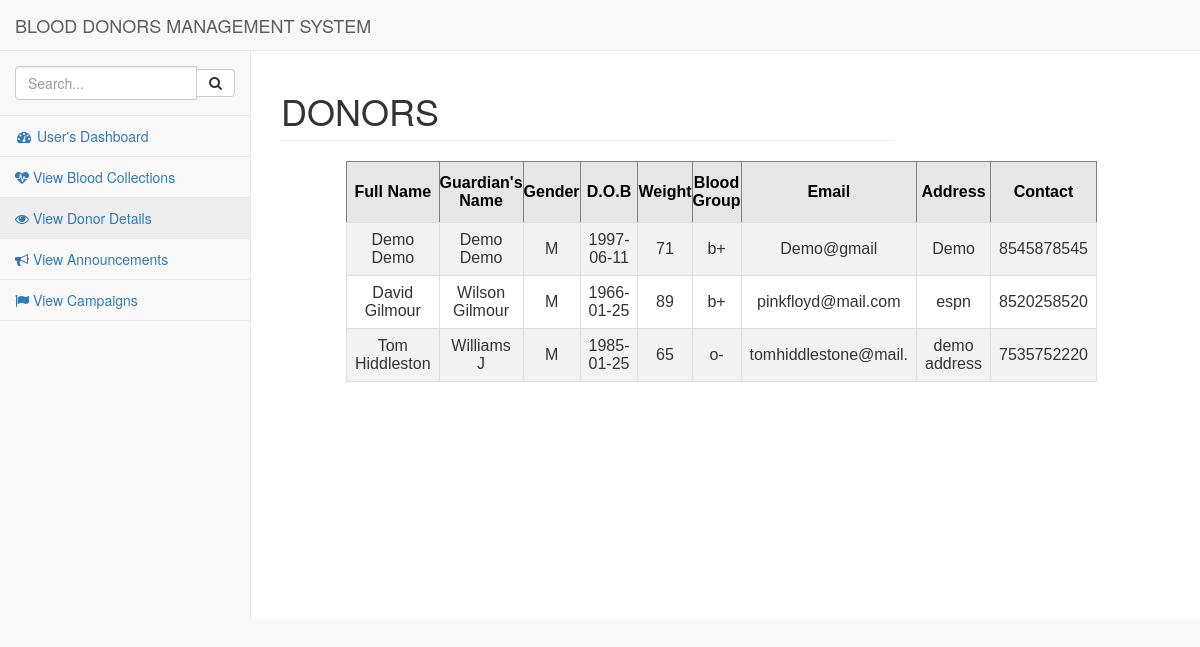
The app's page /userlog/userviewdonor.php with its own data.
### tables this page shows
CREATE TABLE IF NOT EXISTS `donor` (
`id` int(11) NOT NULL,
  `name` varchar(20) NOT NULL,
  `guardiansname` varchar(20) NOT NULL,
  `gender` varchar(20) NOT NULL,
  `dob` date NOT NULL,
  `weight` int(11) NOT NULL,
  `bloodgroup` varchar(3) NOT NULL,
  `email` varchar(20) NOT NULL,
  `address` varchar(20) NOT NULL,
  `contact` varchar(10) NOT NULL
);

### userlog/userviewdonor.php (the view, shortened to what this page needs)
<html>
<head>
<link href="../vendor/bootstrap/css/bootstrap.min.css" rel="stylesheet">
<link href="../vendor/metisMenu/metisMenu.min.css" rel="stylesheet">
<link href="../dist/css/sb-admin-2.css" rel="stylesheet">
<link href="../vendor/font-awesome/css/font-awesome.min.css" rel="stylesheet" type="text/css">
</head>
<body>
<div id="wrapper">
<nav class="navbar navbar-default navbar-static-top" role="navigation" style="margin-bottom: 0">
    <div class="navbar-header">
        <a class="navbar-brand" href="userdashboard.php">BLOOD DONORS MANAGEMENT SYSTEM</a>
    </div>
    <div class="navbar-default sidebar" role="navigation">
        <div class="sidebar-nav navbar-collapse">
            <ul class="nav" id="side-menu">
                <li class="sidebar-search">
                    <div class="input-group custom-search-form">
                        <input type="text" class="form-control" placeholder="Search...">
                        <span class="input-group-btn">
                        <button class="btn btn-default" type="button">
                            <i class="fa fa-search"></i>
                        </button>
                    </span>
                    </div>
                </li>
                <li>
                            <a href="userdashboard.php"><i class="fa fa-dashboard fa-fw"></i> User's Dashboard</a>
                        </li>
                        <li>
                            <a href="userviewblood.php"><i class="fa fa-heartbeat"></i>  View Blood Collections </a>
                        </li>
                        <li>
                            <a href="userviewdonor.php"><i class="fa fa-edit fa-eye"></i> View Donor Details</a>
                        </li>
                        <li>
                            <a href="userviewannouncement.php"><i class="fa fa-bullhorn"></i> View Announcements </a>
                        </li>
                        <li>
                            <a href="userviewcampaigns.php"><i class="fa fa-flag"></i> View Campaigns </a>
                        </li>
            </ul>
        </div>
        </div>
        </nav>
<div id="page-wrapper">
<div class="row">
<div class="col-lg-12">
                    <h1 class="page-header">DONORS</h1>
                </div>
<?php
$qry="select * from donor";
$result=mysqli_query($conn,$qry);
echo"<table border='1' id='donor'>
<tr>
    <th>Full Name</th>
    <th>Guardian's Name</th>
    <th>Gender</th>
    <th>D.O.B</th>
    <th>Weight</th>
    <th>Blood Group</th>
    <th>Email</th>
    <th>Address</th>
    <th>Contact</th>
</tr>";
while($row=mysqli_fetch_array($result)){
  echo"<tr>
  <td>".$row['name']."</td>
  <td>".$row['guardiansname']."</td>
  <td>".$row['gender']."</td>
  <td>".$row['dob']."</td>
  <td>".$row['weight']."</td>
  <td>".$row['bloodgroup']."</td>
  <td>".$row['email']."</td>
  <td>".$row['address']."</td>
  <td>".$row['contact']."</td>
</tr>";
}
?>
</div>
</div>
</div>
</body>
</html>

### userlog/userviewdonor.php (style rules this page uses)
#donor { font-family: "Trebuchet MS", Arial, Helvetica, sans-serif; border-collapse: collapse; width: 80%; margin-top:100px; margin-left:80px; }
#donor td, #customers th { border: 1px solid #ddd; padding: 8px; text-align:center; }
#donor tr:nth-child(even) { background-color: #f2f2f2; }
#donor th { padding-top: 12px; padding-bottom: 12px; text-align: center; background-color: #e7e7e7; color: black; }

### records on screen
donor: name "Demo Demo", guardiansname "Demo Demo", gender "M", dob "1997-06-11", weight "71", bloodgroup "b+", email "Demo@gmail", address "Demo", contact "8545878545"
donor: name "David Gilmour", guardiansname "Wilson Gilmour", gender "M", dob "1966-01-25", weight "89", bloodgroup "b+", email "pinkfloyd@mail.com", address "espn", contact "8520258520"
donor: name "Tom Hiddleston", guardiansname "Williams J", gender "M", dob "1985-01-25", weight "65", bloodgroup "o-", email "tomhiddlestone@mail.", address "demo address", contact "7535752220"
